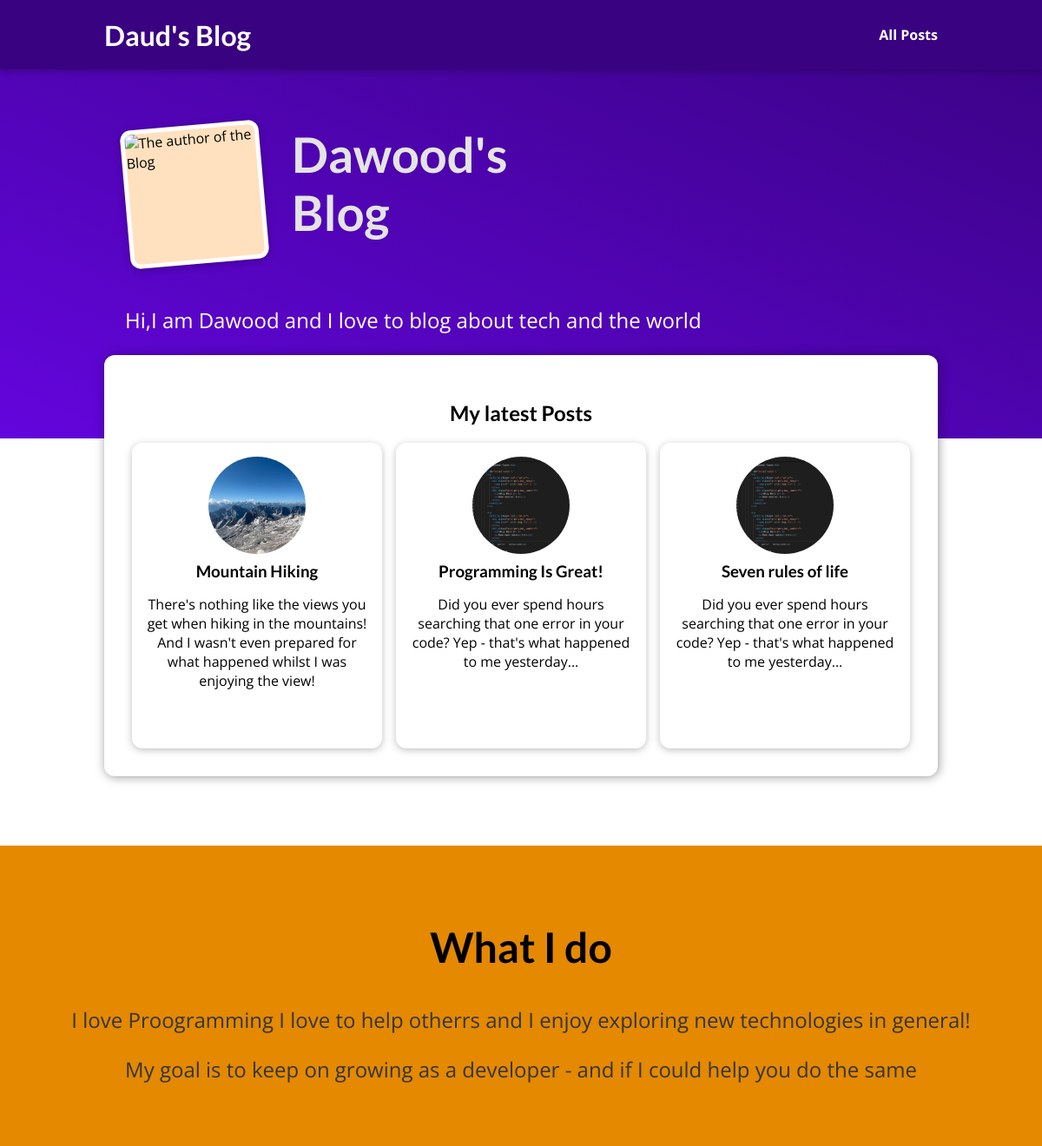
Before: / with the older database file.
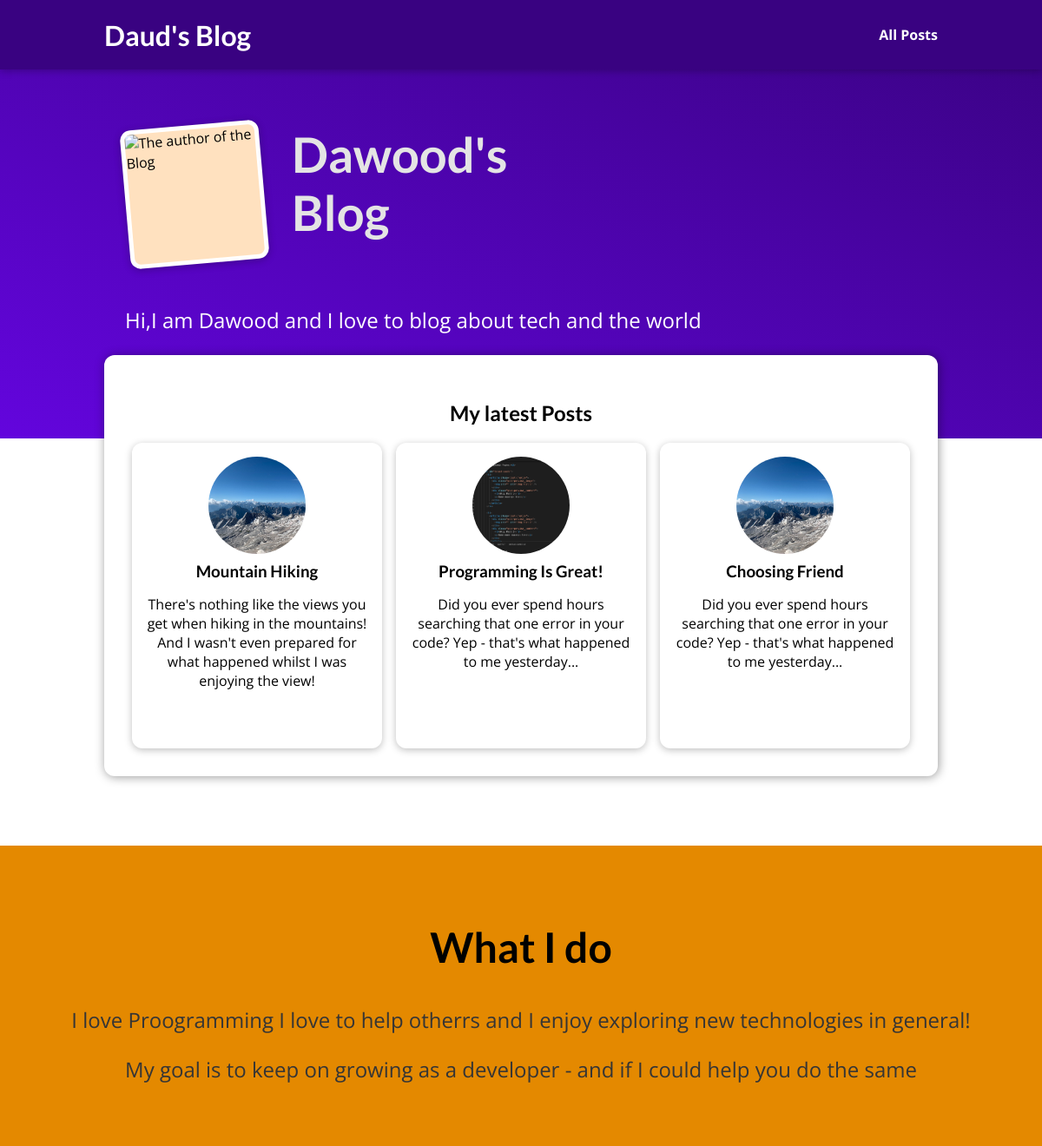
After: the same page with the newer database file.
### blog/models.py (models this page shows, shortened)
class Post(models.Model):
    title = models.CharField(max_length = 100)
    image = models.CharField(max_length = 100)
    date = models.DateField()
    excerpt = models.TextField()
    content = models.TextField()
    author = models.ForeignKey(Author, on_delete=models.CASCADE)
    slug = models.SlugField(unique = True ,null=False)
    tag = models.ManyToManyField(Tag, blank= True)

### blog/views.py (the view)
# urls.py: path("", views.start_project,name="start-project"),
def start_project(request):
    all_post = Post.objects.order_by('-date')[:3]
    return render(request,"blog/index.html",{"latest_posts":all_post})

### blog/templates/blog/index.html (shortened to what this page needs)
{% extends "base.html" %}
{% load static %}
{% block css_styling %}
    <link rel="stylesheet" href="{% static "blog/style.css" %}">
{% endblock css_styling %}
{% block content %}
<header id="main-navigation">
    <h1><a href="{% url "start-project" %}">Daud's Blog</a></h1>
    <nav>
        <a href="{% url "posts-page" %}">All Posts</a>
    </nav>
</header>
<section id = "welcome">
    <header>
        <img src="{% static "blog/images/max.png" %}" alt="The author of the Blog">
        <h2>Dawood's Blog</h2>
    </header>
    <p>Hi,I am Dawood and I love to blog about tech and the world</p>
</section>
<section id="latest-posts">
    <h2>My latest Posts</h2>
    <ul>
        {% for post in latest_posts %}
        {% include "blog/include/posts.html" %}
        {% endfor %}
    </ul>
</section>
<section id="about">
    <h2>What I do</h2>
    <p>I love Proogramming I love to help otherrs and I enjoy exploring new technologies in general!</p>
    <p>My goal is to keep on growing as a developer - and if I could help you do the same</p>
</section>
{% endblock content %}

### blog/templates/blog/include/posts.html
{% load static %}
<li>
    <article class = "post">
        <a href="{% url "post-details" post.slug%}">
            <img src="{% static "blog/images/"|add:post.image %}" alt="">
            <div class="post_content">
                <h3>{{post.title}} </h3>
                <p>
                    {{post.excerpt}}
                </p>
            </div>
        </a>
    </article>
</li>

Changed rows visible on the page:
no longer on this page (row unchanged): Post: image (picture), title "Seven rules of life", excerpt "Did you ever spend hours searching that one error in your code? Yep - that's what happened to me yesterday..."
added Post: image (picture), title "Choosing Friend", excerpt "Did you ever spend hours searching that one error in your code? Yep - that's what happened to me yesterday..."
